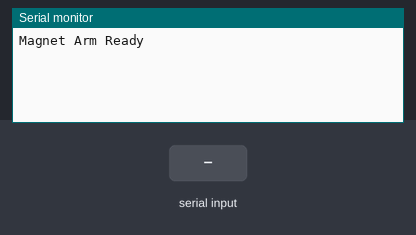
Simulated run of this sketch. Board: Arduino Mega 2560, built with avr-gcc and run on an emulated ATmega2560. Shown: the last lines printed to the serial monitor. The inputs (shaded band) are chosen by the test bench. Stepper angles assume 200 steps per turn.

Above: at 1.2 s.
1.3 s: "r" received over Serial
At 2.5 s:
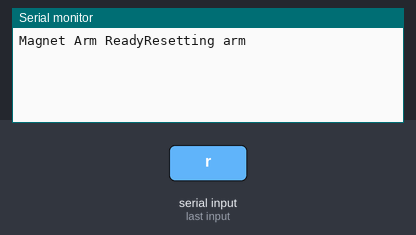
2.8 s: "," received over Serial
At 3.7 s:
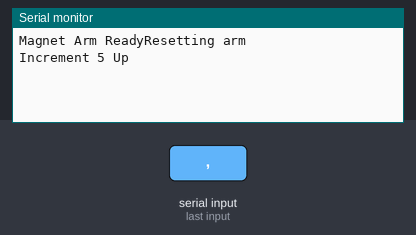
4.3 s: "." received over Serial
At 4.9 s:
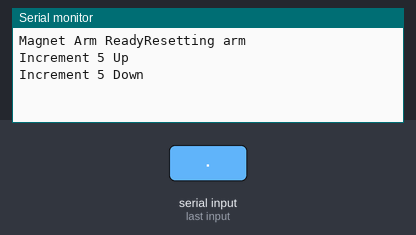
5.8 s: "p" received over Serial
At 7.0 s:
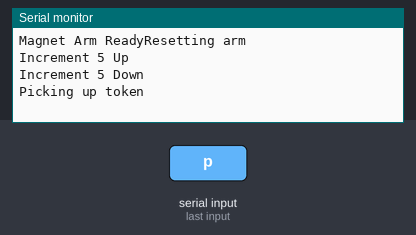
7.3 s: "s" received over Serial
At 8.4 s:
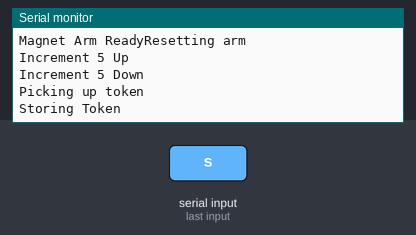

Measured:
- after the input at 1.3 s, the serial monitor: prints a new line at once (image 1)
- after the input at 2.8 s, the serial monitor: prints a new line at once (image 2)
- after the input at 4.3 s, the serial monitor: prints a new line at once (image 3)
- after the input at 5.8 s, the serial monitor: prints a new line at once (image 4)
- after the input at 7.3 s, the serial monitor: prints a new line at once (image 5)

The sketch:

sketch.ino
```cpp
#include <Adafruit_MotorShield.h>
#include <MagnetArm.h>

  //MagnetArm* test_arm;
  Adafruit_StepperMotor* test_arm;

void setup() {
  Adafruit_MotorShield AFMS(0x62);
  //Adafruit_MotorShield AFMS2(0x60);
  test_arm = AFMS.getStepper(200, 1);
  AFMS.begin();
  //AFMS2.begin();
  //test_arm = new MagnetArm(AFMS.getStepper(200, 2), AFMS2.getMotor(1));

  test_arm->setSpeed(30);
  Serial.begin(9600);
  Serial.write("Magnet Arm Ready");
}

void parseCommand(char c) {
  switch(c) {
    case ',':
	Serial.println("Increment 5 Up");
	test_arm->step(5, FORWARD, DOUBLE);
	test_arm->release();
	break;
    case '.':
	Serial.println("Increment 5 Down");
	test_arm->step(5, BACKWARD, DOUBLE);
	test_arm->release();
	break;
    case 'r':
      Serial.println("Resetting arm");
      //test_arm->reset();
      //test_arm->step(100, FORWARD, SINGLE);
      //test_arm->release();
      break;
    case 'p':
      Serial.println("Picking up token");
      //test_arm->pickUpToken();
      //test_arm->step(100, BACKWARD, SINGLE);
      //test_arm->release();
      break;
    case 's':
      Serial.println("Storing Token");
      //test_arm->storeToken();
      //test_arm->step(10, BACKWARD, SINGLE);
      //test_arm->release();
      break;
    /*case 'w':
      Serial.println("Storing Token");
      //test_arm->storeToken();
      test_arm->step(10, FORWARD, SINGLE);
      test_arm->release();
      break;
    */default:
      break;
  }
}

void loop() {
  if(Serial.available()) parseCommand(Serial.read());
}
```
